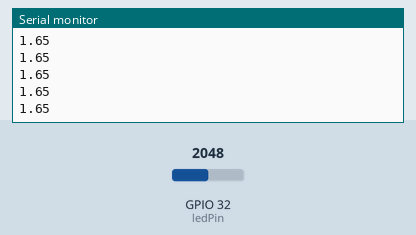
Bench run of a sketch on a simulated ESP32. Shown: the last lines printed to the serial monitor. The inputs (shaded band) are chosen by the test bench; at power-on: GPIO 32 (ledPin) = 2048.

Above: at 1.2 s.
1.3 s: GPIO 32 (ledPin) set to 2866
At 1.56 s:
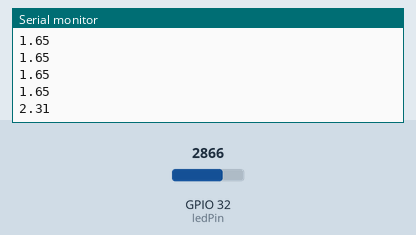
2.8 s: GPIO 32 (ledPin) set to 3603
At 2.96 s:
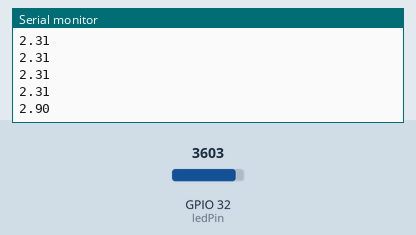
Timing chart, 0 to 5.8 s (numbered marks = the images above; inputs shaded):
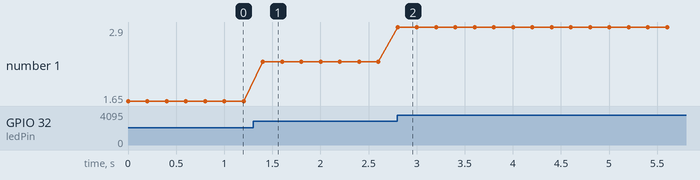

Measured:
- after the input at 1.3 s, the serial monitor: prints a new line after 0.10 s (image 1)
- after the input at 2.8 s, the serial monitor: prints a new line at once (image 2)
- plotted number 1: 1.65 → 2.31 after the input at 1.3 s, 2.31 → 2.9 after the input at 2.8 s

The sketch:

bjt_led.ino
```cpp
//declararea pinilor ledului si al butonului
const int ledPin = 32;

//declararea datelor ajutatoare
unsigned long ultimulTimpBlink = 0; //pt cronometrare
const long interval = 1000;//interval de 1s

void setup() {
  Serial.begin(115200);//upload speed 115200
  pinMode(ledPin, INPUT);

}

void loop() {
  float val= (3.3/4095)*(analogRead(ledPin)); //citesc valorile analogice ale tensiunii de pe LED
  Serial.println(val);
  delay(200); //sa nu se trimita asa de multe puncte catre matlab
}
```
